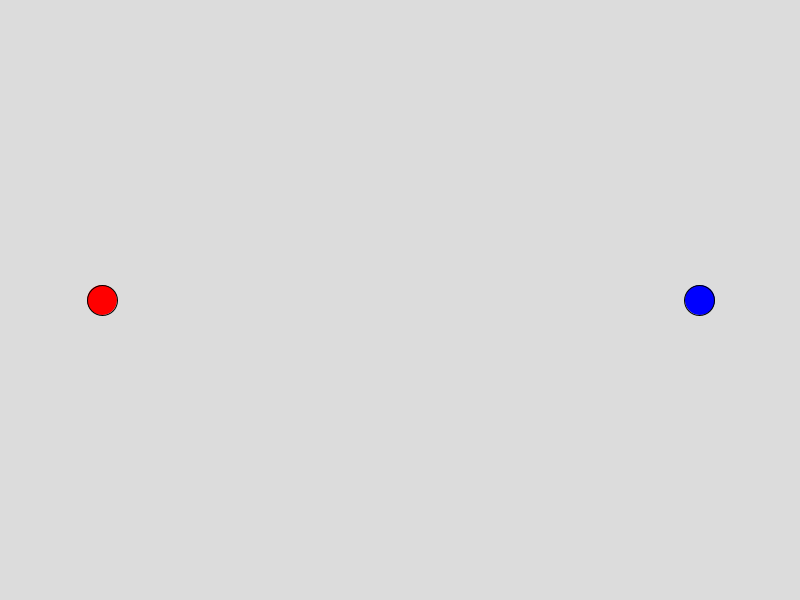
Frame 1 (no input)
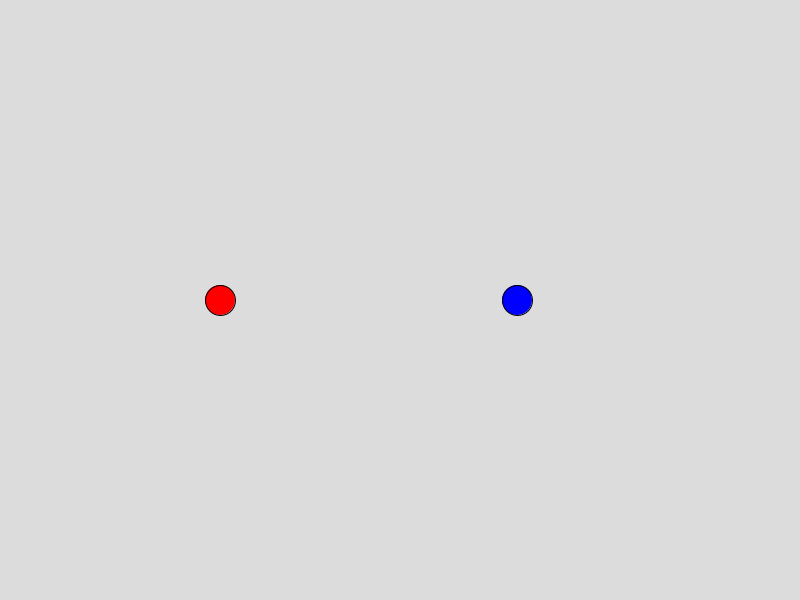
Frame 60 (the mouse pressed at the canvas centre just before this capture)
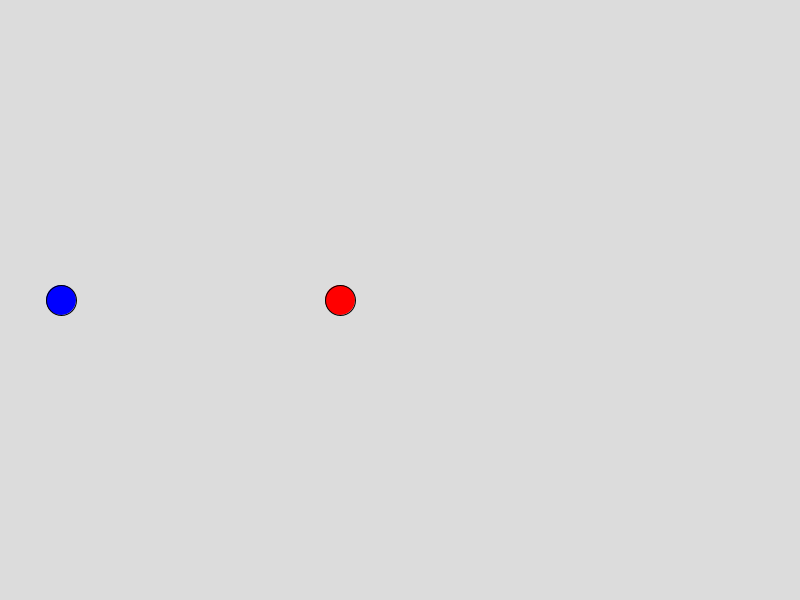
Frame 120 (the mouse held since frame 60 and released just before this capture)

The Processing sketch that drew these frames (run headless with seeded random() and noise(); from frame 60 on, the mouse is pressed at the canvas centre):

// Processing sketch: ejecicio_2_movil
// ── ejecicio_2_movil.pde
Movil A;
Movil B;

void setup() {
  size(800, 600);

  A = new Movil(100, 300);
  B = new Movil(700, 300);

  A.vel = new PVector(2, 0);
}

void draw() {
  background(220);

  A.actualizar();

  PVector direccion = PVector.sub(A.pos, B.pos);
  direccion.normalize();
  direccion.mult(0.1);

  B.aplicarFuerza(direccion);
  B.actualizar();

  fill(255, 0, 0);
  A.mostrar();

  fill(0, 0, 255);
  B.mostrar();
}

class Movil {
  PVector pos, vel, ace;

  Movil(float x, float y) {
    pos = new PVector(x, y);
    vel = new PVector();
    ace = new PVector();
  }

  void aplicarFuerza(PVector f) {
    ace.add(f);
  }

  void actualizar() {
    vel.add(ace);
    pos.add(vel);
    ace.mult(0);
  }

  void mostrar() {
    circle(pos.x, pos.y, 30);
  }
}
